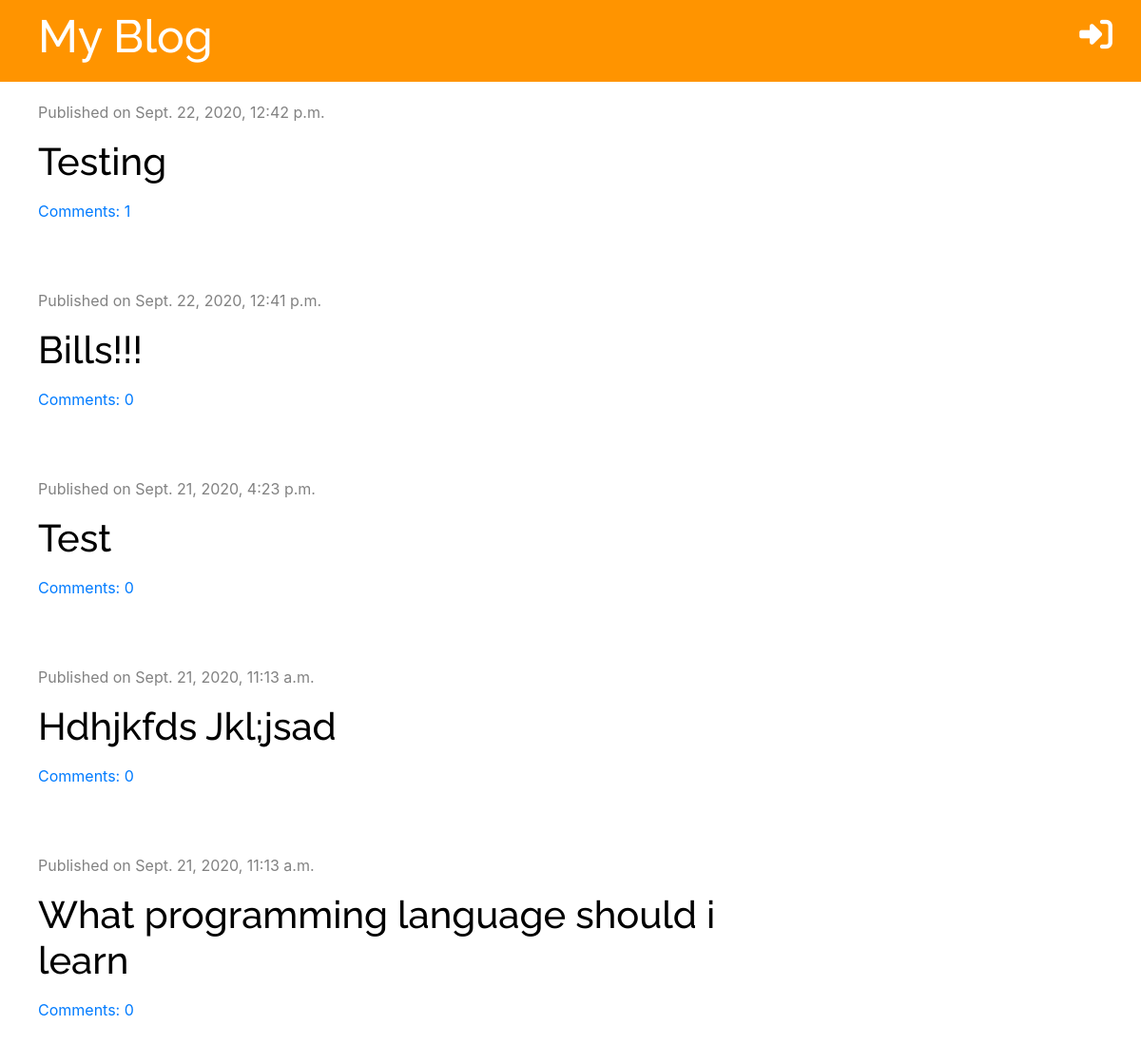
/, run on an earlier commit of the app's database.
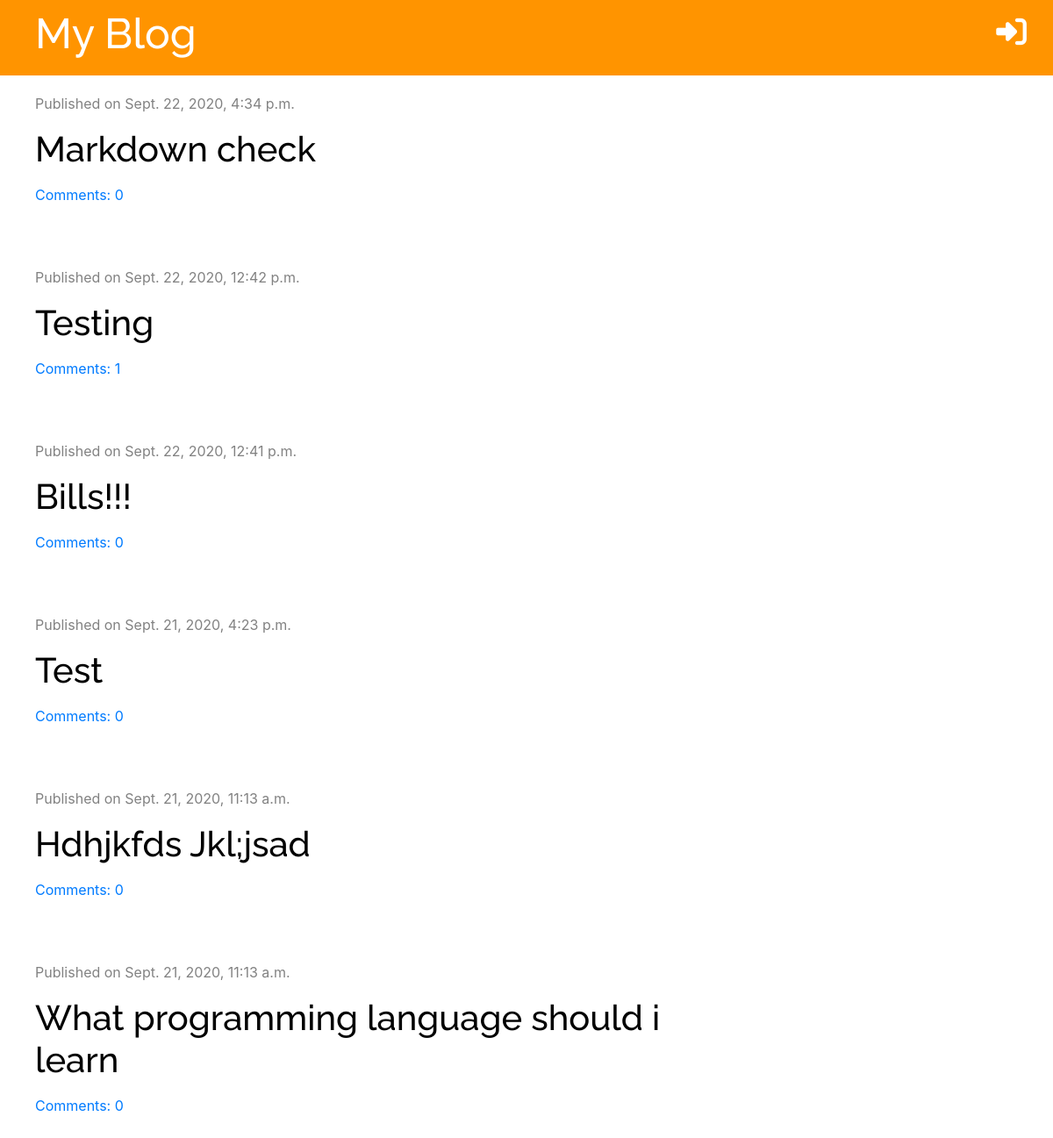
And on a later commit of the database.
### blog/models.py (models this page shows, shortened)
class Post(models.Model):
    author = models.ForeignKey('auth.User', on_delete=models.CASCADE)
    title = models.CharField(max_length=200)
    text = models.TextField()
    created_date = models.DateTimeField(default=timezone.now)
    published_date = models.DateTimeField(blank=True, null=True)
    def approved_comments(self):
        return self.comments.filter(approved=True)

### blog/views.py (the view)
# urls.py: path('', views.post_list, name='post_list'),
def post_list(request):
    posts = Post.objects.filter(
        published_date__lte=timezone.now()).order_by('-published_date')
    stuff_for_frontend = {'posts': posts}
    return render(request, 'blog/post_list.html', stuff_for_frontend)

### blog/templatetags/markdownify.py (called while the page is built)
@register.filter
def markdown(value):
    renderer = HighlightRenderer()
    markdown = mistune.Markdown(renderer=renderer)
    return markdown(value)

### blog/templates/blog/post_list.html (shortened to what this page needs)
{% extends 'blog/base.html' %}
{% load markdownify %}
{% block content %}
{% for post in posts %}
<div class="post">
    <div class="date">
        <p>Published on {{ post.published_date }}</p>
    </div>
    <h1><a href="{% url 'post_detail' pk=post.pk %}">{{ post.title }}</a></h1>
    <a href="{% url 'post_detail' pk=post.pk %}">Comments: {{ post.approved_comments.count }}</a>
</div>
{% endfor %}
{% endblock %}

### blog/templates/blog/base.html (shortened to what this page needs)
{% load static %}
<!DOCTYPE html>
<html lang="en">
<head>
    <link rel="stylesheet" href="{% static 'css/blog.css' %}">
    <link rel="stylesheet" href="https://stackpath.bootstrapcdn.com/bootstrap/4.5.2/css/bootstrap.min.css"
>
    <link rel="stylesheet" href="{% static 'css/zenburn.css' %}">
</head>
<body>
    <div class="page-header">
        {% if user.is_authenticated %}
            <p class="top-menu">{{ user.username }}</p>
            <a href="{% url 'logout' %}" class="top-menu"><i class="fas fa-sign-out-alt"></i></a>
            <a href="{% url 'post_draft_list'%}" class="top-menu"><i class="fas fa-pen-square"></i></a>
            <a href="{% url 'post_new' %}" class="top-menu"><i class="fas fa-plus"></i></a>
        {% else %}
            <a href="{% url 'login' %}" class="top-menu"><i class="fas fa-sign-in-alt"></i></a>
        {% endif %}
        <h1><a href="/">My Blog</a></h1>
    </div>
    <div class="content">
        <div class="row">
            <div class="col-md-8">
                {% block content %}
                {% endblock %}
            </div>
        </div>
    </div>
</body>
</html>

### blog/static/css/blog.css (style rules this page uses)
.page-header { background-color: #ff9400; margin-top: 0; padding: 10px 10px 10px 40px; }
.page-header h1, .page-header h1 a { color: #ffffff; font-size: 36pt; text-decoration: none; }
.content { margin-left: 40px; }
h1, h2, h3, h4 { font-family: 'Raleway', sans-serif; font-size: 48px; }
.date { color: #828282; }
.post { margin-bottom: 70px; margin-top: 20px; }
.post h1 a { color: black; }
.top-menu, .top-menu:hover { color: #ffffff; float: right; font-size: 26pt; margin-right: 20px; }

What changed in the data, as far as the page shows it:
added Post: published_date "Sept. 22, 2020, 4:34 p.m.", title "Markdown check", approved_comments.count "0"
